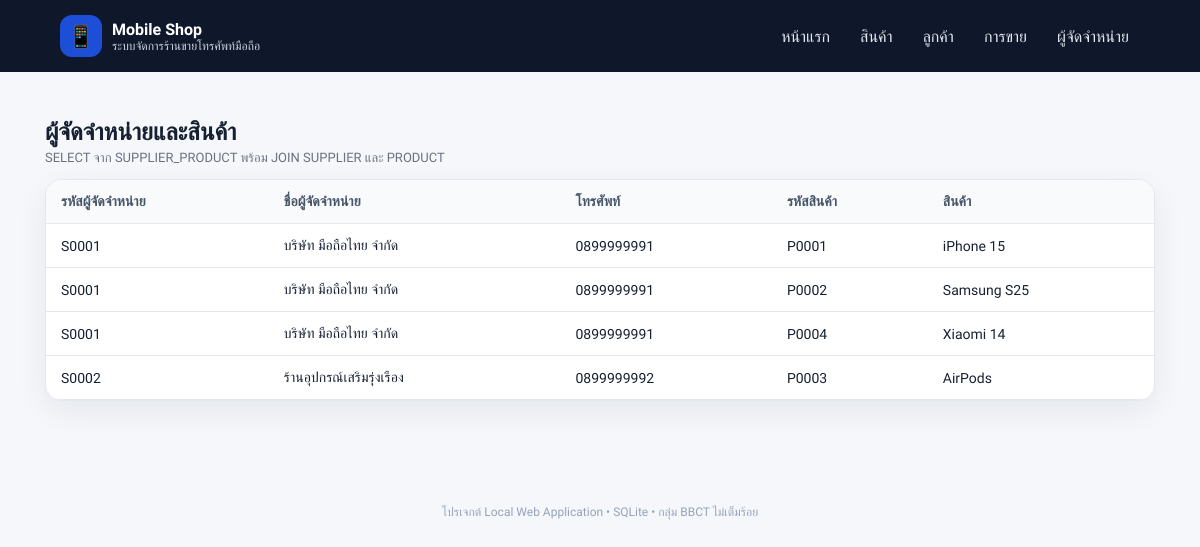
The app's page /suppliers with its own data.
### tables this page shows
CREATE TABLE SUPPLIER_PRODUCT (
    SUPPLIER_ID CHAR(5) NOT NULL,
    PRODUCT_ID CHAR(5) NOT NULL,
    PRIMARY KEY (SUPPLIER_ID, PRODUCT_ID),
    FOREIGN KEY (SUPPLIER_ID) REFERENCES SUPPLIER(SUPPLIER_ID),
    FOREIGN KEY (PRODUCT_ID) REFERENCES PRODUCT(PRODUCT_ID)
);

CREATE TABLE SUPPLIER (
    SUPPLIER_ID CHAR(5) PRIMARY KEY,
    SUPPLIER_NAME VARCHAR(50) NOT NULL,
    SUPPLIER_PHONE CHAR(10) NOT NULL
);

CREATE TABLE PRODUCT (
    PRODUCT_ID CHAR(5) PRIMARY KEY,
    PRODUCT_NAME VARCHAR(50) NOT NULL,
    BRAND VARCHAR(30) NOT NULL,
    MODEL VARCHAR(30),
    PRICE DECIMAL(10,2) NOT NULL DEFAULT 0,
    STOCK_QTY INT NOT NULL DEFAULT 0
);

### app.py (the view)
@app.route("/suppliers")
def suppliers():
    conn = get_db()
    rows = conn.execute(
        """
        SELECT sp.SUPPLIER_ID, s.SUPPLIER_NAME, s.SUPPLIER_PHONE,
               sp.PRODUCT_ID, p.PRODUCT_NAME
        FROM SUPPLIER_PRODUCT sp
        JOIN SUPPLIER s ON s.SUPPLIER_ID = sp.SUPPLIER_ID
        JOIN PRODUCT p ON p.PRODUCT_ID = sp.PRODUCT_ID
        ORDER BY sp.SUPPLIER_ID, sp.PRODUCT_ID
        """
    ).fetchall()
    conn.close()
    return render_template("suppliers.html", suppliers=rows)

### app.py (called while the page is built)
def get_db():
    conn = sqlite3.connect(DB_PATH)
    conn.row_factory = sqlite3.Row
    conn.execute("PRAGMA foreign_keys = ON")
    return conn

### templates/suppliers.html (shortened to what this page needs)
{% extends "base.html" %}
{% block content %}
<section class="section-head"><div><h1>ผู้จัดจำหน่ายและสินค้า</h1><p>SELECT จาก SUPPLIER_PRODUCT พร้อม JOIN SUPPLIER และ PRODUCT</p></div></section>
<div class="card table-wrap"><table><thead><tr><th>รหัสผู้จัดจำหน่าย</th><th>ชื่อผู้จัดจำหน่าย</th><th>โทรศัพท์</th><th>รหัสสินค้า</th><th>สินค้า</th></tr></thead>
<tbody>{% for row in suppliers %}<tr><td>{{ row.SUPPLIER_ID }}</td><td>{{ row.SUPPLIER_NAME }}</td><td>{{ row.SUPPLIER_PHONE }}</td><td>{{ row.PRODUCT_ID }}</td><td>{{ row.PRODUCT_NAME }}</td></tr>{% else %}<tr><td colspan="5" class="empty">ยังไม่มีข้อมูล</td></tr>{% endfor %}</tbody></table></div>
{% endblock %}

### static/style.css (style rules this page uses)
:root { --bg:#f5f7fb;--card:#fff;--text:#172033;--muted:#6b7280;--line:#e5e7eb;--primary:#2563eb;--primary2:#1d4ed8;--success:#15803d;--danger:#b91c1c;--shadow:0 10px 30px rgba(15,23,42,.07) }
* { box-sizing:border-box }
body { margin:0;background:var(--bg);color:var(--text);font-family:'Prompt',sans-serif }
.card { background:var(--card);border:1px solid var(--line);border-radius:16px;box-shadow:var(--shadow) }
.section-head { display:flex;justify-content:space-between;align-items:end;gap:15px;margin:18px 0 13px }
.section-head h1,.section-head h2 { margin:0 }
.section-head p { margin:4px 0 0;color:var(--muted);font-size:13px }
.table-wrap { overflow:auto }
table { width:100%;border-collapse:collapse;min-width:650px }
th,td { text-align:left;padding:13px 15px;border-bottom:1px solid var(--line);font-size:14px }
th { background:#f8fafc;font-weight:600;color:#475569 }
.section-head+.card { margin-bottom:20px }

### records on screen
SUPPLIER_PRODUCT: SUPPLIER_ID "S0001", SUPPLIER_NAME "บริษัท มือถือไทย จำกัด", SUPPLIER_PHONE "0899999991", PRODUCT_ID "P0001", PRODUCT_NAME "iPhone 15"
SUPPLIER_PRODUCT: SUPPLIER_ID "S0001", SUPPLIER_NAME "บริษัท มือถือไทย จำกัด", SUPPLIER_PHONE "0899999991", PRODUCT_ID "P0002", PRODUCT_NAME "Samsung S25"
SUPPLIER_PRODUCT: SUPPLIER_ID "S0001", SUPPLIER_NAME "บริษัท มือถือไทย จำกัด", SUPPLIER_PHONE "0899999991", PRODUCT_ID "P0004", PRODUCT_NAME "Xiaomi 14"
SUPPLIER_PRODUCT: SUPPLIER_ID "S0002", SUPPLIER_NAME "ร้านอุปกรณ์เสริมรุ่งเรือง", SUPPLIER_PHONE "0899999992", PRODUCT_ID "P0003", PRODUCT_NAME "AirPods"
